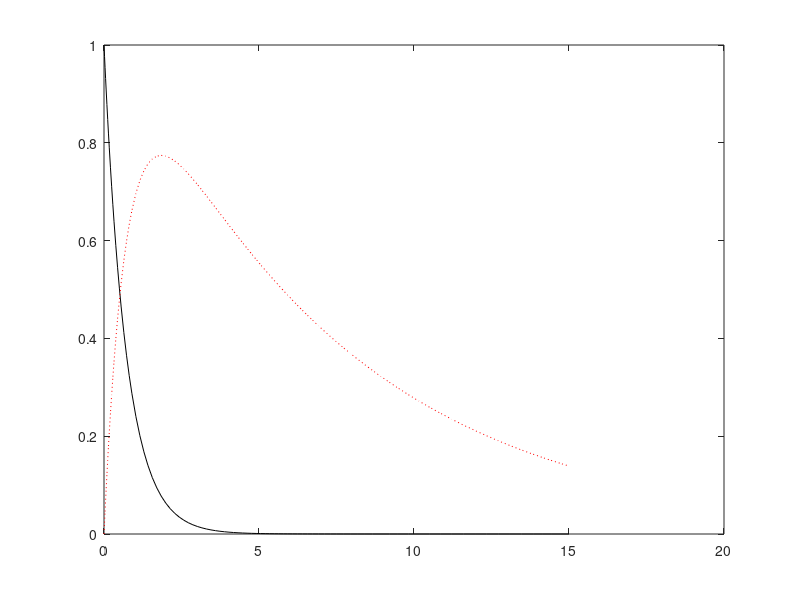

Here is the MATLAB script that generated this plot:
% =======================================
% Model 1: Case 01 a single cold pill
% =======================================
function c_cm_coldpills_pt1
    global k1 k2; 
    
    k1=1.386; k2=0.1386;    
    tend=15; %end time in hours
    x0=1; y0=0; u0 = [x0; y0]; 
    [tsol, usol] = ode45(@rhs, [0, tend], u0);
    xsol = usol(:,1);
    ysol = usol(:,2);
    plot(tsol, xsol,'k'); hold on
    plot(tsol, ysol,'r:'); hold off
end

function udot = rhs(t, u) 
    global k1 k2 
    x = u(1); y=u(2); 
    xdot = -k1*x;
    ydot = k1*x - k2*y;
    udot = [xdot; ydot];
end
